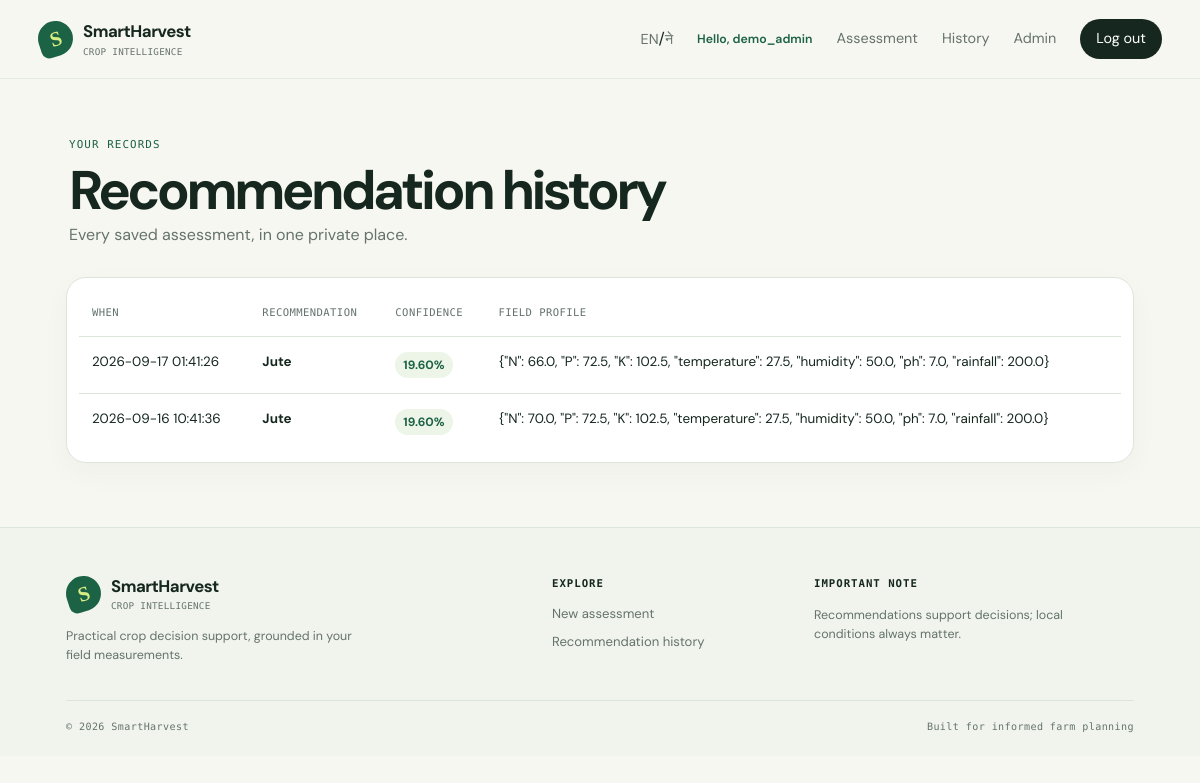
Screenshot of /history (signed in) with the database file from the repository.
### tables this page shows
CREATE TABLE recommendations (
              id INTEGER PRIMARY KEY, user_id INTEGER NOT NULL, query TEXT NOT NULL,
              recommendation TEXT NOT NULL, confidence REAL NOT NULL, timestamp TEXT NOT NULL DEFAULT CURRENT_TIMESTAMP, location TEXT,
              FOREIGN KEY(user_id) REFERENCES users(id));

### app.py (the view)
    @app.route("/history")
    @login_required
    def history():
        rows = db().execute("SELECT * FROM recommendations WHERE user_id=? ORDER BY timestamp DESC", (session["user_id"],)).fetchall()
        return render_template("history.html", rows=rows)

### templates/history.html
{% extends 'base.html' %}{% block content %}<section class="page-heading"><p class="eyebrow">{{ t('your_records') }}</p><h1>{{ t('recommendation_history') }}</h1><p>{{ t('history_intro') }}</p></section><section class="table-card"><table><tr><th>{{ t('when') }}</th><th>{{ t('recommendation') }}</th><th>{{ t('confidence') }}</th><th>{{ t('field_profile') }}</th></tr>{% for row in rows %}<tr><td>{{ row.timestamp }}</td><td><strong>{{ row.recommendation|title }}</strong></td><td><span class="badge">{{ '%.2f'|format(row.confidence * 100) }}%</span></td><td>{{ row.query }}</td></tr>{% else %}<tr><td colspan="4" class="empty">{{ t('no_history') }} <a href="/">{{ t('first_assessment') }} →</a></td></tr>{% endfor %}</table></section>{% endblock %}

### static/style.css (style rules this page uses)
:root { --ink:#15271f;--muted:#65736c;--line:#dce5dc;--cream:#f7f7f1;--white:#fff;--green:#1c6245;--lime:#d8ee84;--pale:#edf4e8;--orange:#ee8d55 }
* { box-sizing:border-box }
body { margin:0;background:var(--cream);color:var(--ink);font-family:'DM Sans',Arial,sans-serif;line-height:1.5 }
.eyebrow { color:var(--green);font-family:'DM Mono',monospace;font-size:.68rem;font-weight:500;letter-spacing:.1em;margin:0 0 12px;text-transform:uppercase }
.hero h1,.page-heading h1,.result-hero h1,.auth-card h1 { font-size:clamp(2.4rem,5vw,4.6rem);line-height:.96;letter-spacing:-.065em;margin:0;font-weight:700 }
.recommend-card,.used-values,.table-card { background:var(--white);border:1px solid var(--line);border-radius:20px;padding:32px;box-shadow:0 10px 28px rgba(31,54,40,.035) }
.card-heading p:not(.eyebrow),.page-heading p:not(.eyebrow),.auth-card>p { color:var(--muted);margin:.35rem 0 0 }
.page-heading { padding:38px 3px 30px }
.page-heading h1 { font-size:3.4rem }
.table-card { padding:12px;overflow:auto }
table { width:100%;border-collapse:collapse;font-size:.84rem }
th { color:var(--muted);font-family:'DM Mono',monospace;font-size:.66rem;font-weight:500;letter-spacing:.04em;text-align:left;text-transform:uppercase }
th,td { padding:15px 13px;border-bottom:1px solid var(--line);vertical-align:top }
tr:last-child td { border-bottom:0 }
.badge { display:inline-block;background:var(--pale);color:var(--green);font-weight:700;padding:4px 8px;border-radius:50px;font-size:.75rem }

### rows the page displays
recommendations: timestamp "2026-09-17 01:41:26", recommendation "Jute", row.confidence*100 "19.60", query "{\"N\": 66.0, \"P\": 72.5, \"K\": 102.5, \"temperature\": 27.5, \"humidity\": 50.0, \"ph\": 7.0, \"rainfall\": 200.0}"
recommendations: timestamp "2026-09-16 10:41:36", recommendation "Jute", row.confidence*100 "19.60", query "{\"N\": 70.0, \"P\": 72.5, \"K\": 102.5, \"temperature\": 27.5, \"humidity\": 50.0, \"ph\": 7.0, \"rainfall\": 200.0}"

### other values shown
{{ t('crop_intelligence') }} "CROP INTELLIGENCE"
{{ t('hello') }} "Hello"
{{ session.username }} "demo_admin"
{{ t('assessment') }} "Assessment"
{{ t('history') }} "History"
{{ t('admin') }} "Admin"
{{ t('logout') }} "Log out"
{{ t('your_records') }} "YOUR RECORDS"
{{ t('recommendation_history') }} "Recommendation history"
{{ t('history_intro') }} "Every saved assessment, in one private place."
{{ t('when') }} "WHEN"
{{ t('recommendation') }} "RECOMMENDATION"
{{ t('confidence') }} "CONFIDENCE"
{{ t('field_profile') }} "FIELD PROFILE"
{{ t('footer_copy') }} "Practical crop decision support, grounded in your field measurements."
